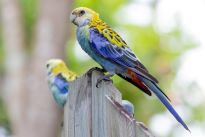
#> input picture fe-image67s.jpg, 205 x 137 px
$ jupyter execute --allow-errors 64071583_feature_Y67.ipynb   (shell and % lines are left out)
#> lines starting #> are read from the running program, lines starting #| are printed output that depends on the picture
จงดาวน์โหลด data set จากที่นี่
https://drive.google.com/file/d/1OpFjSPrnSpcqEIJGvCbNXgDD9GkKkZYr/view?usp=sharing

[cell 1]
import pandas
#> (the rest of this cell did not finish here and is left out)

จงแสดงข้อมูลคอลัมภ์ทั้งหมด จำนวนข้อมูล

#> (a cell that did not finish here is left out)

จงแสดงคอลัมภ์ใดมี missing value บ้างหรือไม่

#> (a cell that did not finish here is left out)

จง drop แถว (row) ที่มีค่า null เก็บในตัวแปร d1 พร้อมแสดง จำนวนแถวที่เหลือหลังทำการ drop

#> (a cell that did not finish here is left out)

จงใช้ข้อมูลจาก df สร้าง histogram จากคอลัมภ์ attractive

[cell 5]
import matplotlib.pyplot as plt

#> (the rest of this cell did not finish here and is left out)

จงใช้ข้อมูลจาก df หา correlation ระหว่าง

1.   expected_happy_with_sd_people
2.   expected_num_interested_in_me
3.   expected_num_matches
4.   like
5.   guess_prob_liked

#> (a cell that did not finish here is left out)

ใช้รูป [นกแก้ว](https://drive.google.com/file/d/1L6TFO-GoYwdrco7dbBsbAdK7O3ZqvycY/view?usp=sharing) นี้ หา HOG

[cell 7]
from skimage.io import imread, imshow
from skimage.transform import resize
from skimage.feature import hog
import matplotlib.pyplot as plt
import skimage.io

#reading the image
image = imread('fe-image67s.jpg')
#> image is the input picture: shape (137, 205, 3); mean R, G, B 171.7, 175, 157
imshow(image)
print(image.shape)
#| (137, 205, 3)

[cell 8]
#resizing image
resized_img = skimage.transform.resize(image, (128,64))
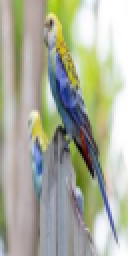
#> resized_img: shape (128, 64, 3) float64 (shown 2 times larger); mean R, G, B 0.673, 0.686, 0.616
skimage.io.imshow(resized_img)
print(resized_img.shape)
#| (128, 64, 3)

[cell 9]
#creating hog features
fd, hog_image = skimage.feature.hog(resized_img,
                                    orientations=9,
                                    pixels_per_cell = (8, 8),
                                    cells_per_block=(2, 2),
                                    visualize=True,
                                    channel_axis=-1)
#> fd = 3780 values, max 0.482 at index 3032, min 0 at index 2, mean 0.107

[cell 10]
from skimage import exposure

fig, (ax1, ax2) = plt.subplots(1, 2, figsize=(16, 8), sharex=True, sharey=True)

ax1.imshow(resized_img, cmap=plt.cm.gray)
ax1.set_title('Input image')

# Rescale histogram for better display
hog_image_rescaled = exposure.rescale_intensity(hog_image, in_range=(0, 10))
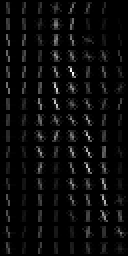
#> hog_image_rescaled: shape (128, 64) float64 (shown 2 times larger); min 0, max 0.0309, mean 0.00128; drawn with min black and max white
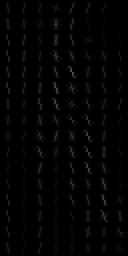
#> hog_image: shape (128, 64) float64 (shown 2 times larger); min 0, max 0.309, mean 0.0128

ax2.imshow(hog_image_rescaled, cmap=plt.cm.gray)
ax2.set_title('Histogram of Oriented Gradients')

plt.show()
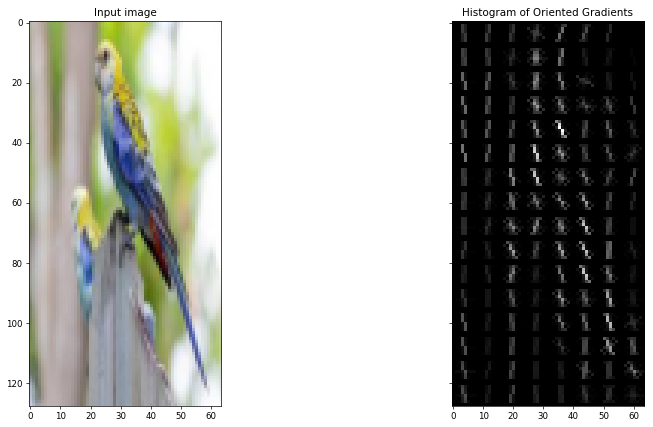
#> figure drawn by matplotlib, 2 panels
